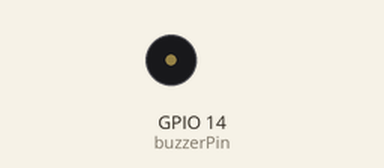
Recording of a sketch running on a simulated ESP32. Shown: buzzer (waves = sounding).

Above: at 2.7 s.
At 8.02 s:
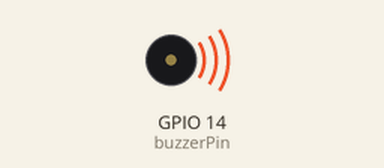
Timing chart, 0 to 8.7 s (numbered marks = the images above):
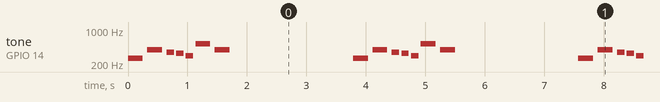

Measured:
- by itself, tone on GPIO 14 (buzzerPin): repeats every 3.8 s: silent 0.07 s, 392 Hz 0.25 s, silent 0.07 s, 349 Hz 0.13 s, silent 0.04 s, 330 Hz 0.13 s, silent 0.04 s, 294 Hz 0.13 s, silent 0.04 s, 523 Hz 0.25 s, silent 0.07 s, 392 Hz 0.25 s, silent 2.1 s, 262 Hz 0.25 s

The sketch:

passive_buzzer_test.ino
```cpp
// Musical notes frequencies
#define NOTE_C4  262
#define NOTE_G4  392
#define NOTE_F4  349
#define NOTE_E4  330
#define NOTE_D4  294
#define NOTE_C5  523
#define NOTE_G5  784

const int buzzerPin = 14;

// The melody: notes followed by duration (4 = quarter note, 8 = eighth)
int melody[] = {
  NOTE_C4, 4, NOTE_G4, 4, NOTE_F4, 8, NOTE_E4, 8, NOTE_D4, 8, NOTE_C5, 4, NOTE_G4, 4
};

void setup() {
  // Attach the buzzer pin to the PWM engine
  ledcAttach(buzzerPin, 2000, 8);
}

void loop() {
  for (int thisNote = 0; thisNote < 14; thisNote += 2) {
    int note = melody[thisNote];
    int duration = 1000 / melody[thisNote + 1];

    ledcWriteTone(buzzerPin, note); // Play the note
    delay(duration);

    ledcWriteTone(buzzerPin, 0);    // Brief silence between notes
    delay(duration * 0.3);
  }
  delay(2000); // Wait 2 seconds before playing again
}
```
